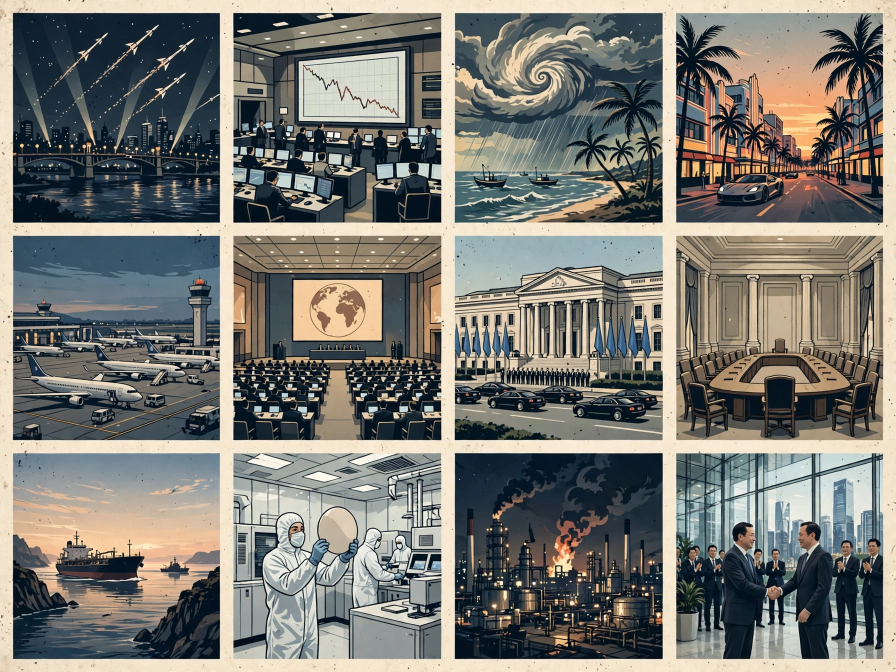
#> input picture media-generation-sprite-sheet-20261120-0-465562b6-f3c2-40d0-92fb-3ff49df4d22c.png, 1792 x 1344 px (shown at 1/2 size); its folder holds only this picture in this run
$ python build_v6.py
#> lines starting #> are read from the running program, lines starting #| are printed output that depends on the picture
#!/usr/bin/env python3
"""v6: the polish build — 39 stories of Friday 20 November 2026.
Data wave 4 refuted the density theory: inside the top band the winning
axis is execution polish at moderate density (this edition's top 15 all
carry 33-38 stories; every 53+ story page placed #59 or worse). So v6
selects the strongest 39 of the 54 verified stories, gives the three
heroes a fresh large-format triptych, enlarges every picture, and spends
the freed space on air: taller cards, bigger type, wider leading."""
from PIL import Image, ImageDraw, ImageFont
import glob, os

HERE = os.path.dirname(os.path.abspath(__file__))
S = 2
W = 1024 * S
img = Image.new("RGB", (W, W), (247, 242, 231))
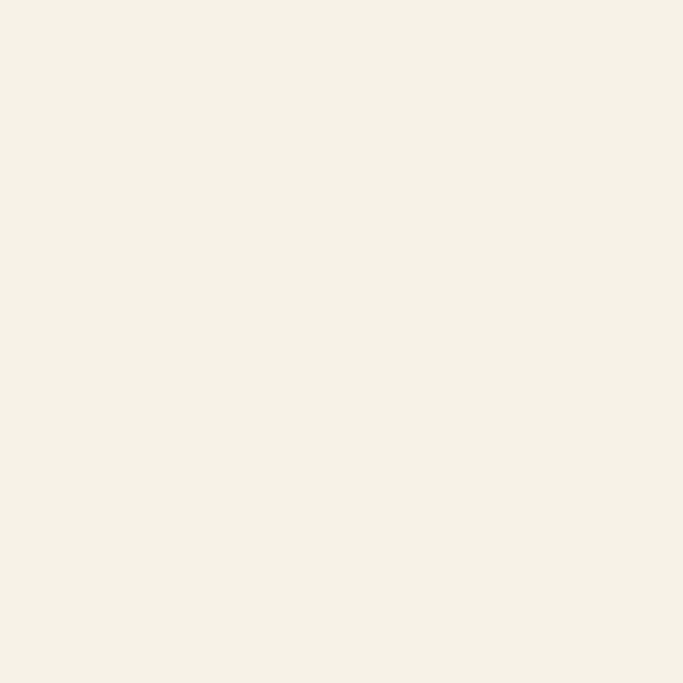
#> img: PIL image 2048x2048 RGB (shown at 1/3 size); mean R, G, B 247, 242, 231
d = ImageDraw.Draw(img)

SERIF_B = "/usr/share/fonts/truetype/dejavu/DejaVuSerif-Bold.ttf"
SANS_B = "/usr/share/fonts/truetype/liberation/LiberationSans-Bold.ttf"
SANS = "/usr/share/fonts/truetype/liberation/LiberationSans-Regular.ttf"
SANS_I = "/usr/share/fonts/truetype/liberation/LiberationSans-Italic.ttf"
INK = (20, 32, 46); RED = (179, 52, 31); GREY = (90, 84, 70)
CARD = (255, 253, 246); LINE = (205, 196, 172)
BODY = (52, 48, 40)

def F(p, px): return ImageFont.truetype(p, int(px * S))
def wrap(text, font, maxw):
    words, lines, cur = text.split(), [], ""
    for w in words:
        t = (cur + " " + w).strip()
        if d.textlength(t, font=font) <= maxw: cur = t
        else:
            if cur: lines.append(cur)
            cur = w
    if cur: lines.append(cur)
    return lines
def block(x, y, w, text, font, fill, leading):
    for ln in wrap(text, font, w):
        d.text((x, y), ln, font=font, fill=fill); y += leading
    return y

def fill(im, tw, th, ybias=0.5):
    tw, th = int(tw), int(th)
    r = max(tw / im.width, th / im.height)
    im2 = im.resize((int(im.width * r + 0.5), int(im.height * r + 0.5)), Image.LANCZOS)
    x = (im2.width - tw) // 2
    y = int((im2.height - th) * ybias)
    return im2.crop((x, y, x + tw, y + th))

# ---- tile art: the v4/v5 4x3 sprite sheet ----
sheet = Image.open(sorted(glob.glob(os.path.join(HERE, "media-generation-sprite-sheet-20261120-0-*.png")))[0]).convert("RGB")
#> sheet is the input picture: PIL image 1792x1344 RGB; mean R, G, B 122.3, 121.9, 116.2
sw, sh = sheet.size
#> sw = 1792; sh = 1344
def cell(c, r):
#> called with c = 3, r = 0
    return sheet.crop((int(sw * (c / 4 + 0.008)), int(sh * (r / 3 + 0.011)),
                       int(sw * ((c + 1) / 4 - 0.008)), int(sh * ((r + 1) / 3 - 0.011))))
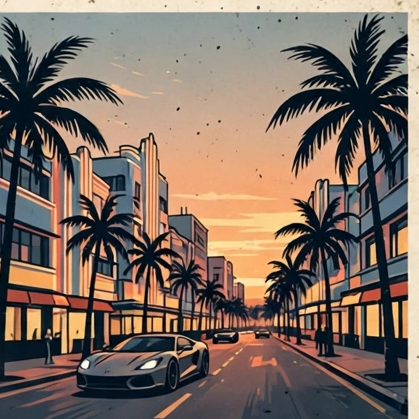
#> returned value: PIL image 419x419 RGB; mean R, G, B 125.6, 108.9, 98
ART = {
    "gta": cell(3, 0), "faa": cell(0, 1), "cop31": cell(1, 1),
    "brussels": cell(2, 1), "taipei": cell(1, 2), "smolensk": cell(2, 2),
}
#> call 2 of cell, with c = 0, r = 1
#> in cell (call 2), `return sheet.crop((int(sw * (c / 4 + 0.008)), int(sh * (r / 3 + 0.011)..`:
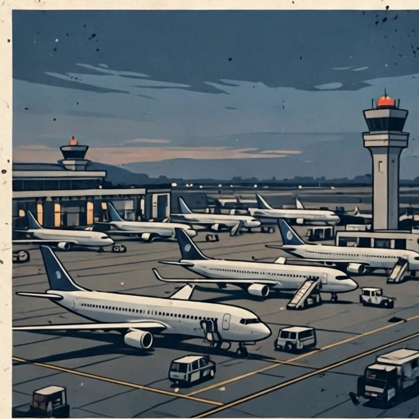
#> returned value: PIL image 419x419 RGB; mean R, G, B 92.5, 102.3, 107.4
#> call 3 of cell, with c = 1, r = 1
#> in cell (call 3), `return sheet.crop((int(sw * (c / 4 + 0.008)), int(sh * (r / 3 + 0.011)..`:
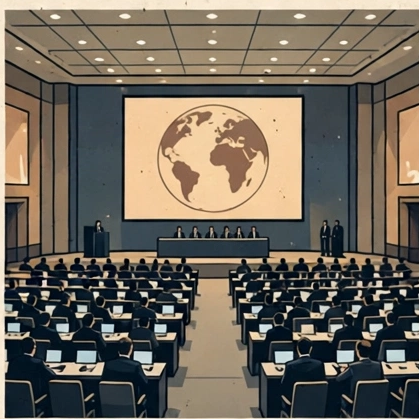
#> returned value: PIL image 419x419 RGB; mean R, G, B 111.2, 103.2, 91.2
#> call 4 of cell, with c = 2, r = 1
#> in cell (call 4), `return sheet.crop((int(sw * (c / 4 + 0.008)), int(sh * (r / 3 + 0.011)..`:
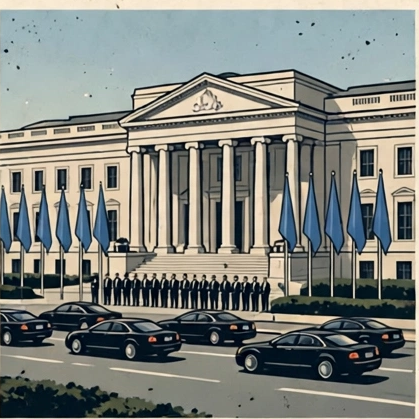
#> returned value: PIL image 419x419 RGB; mean R, G, B 127.9, 131.2, 125.5
#> in cell (call 5), `return sheet.crop((int(sw * (c / 4 + 0.008)), int(sh * (r / 3 + 0.011)..`:
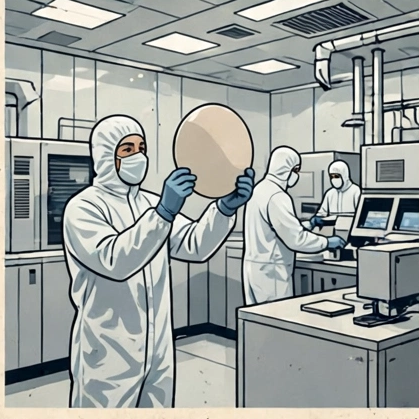
#> returned value: PIL image 419x419 RGB; mean R, G, B 155.5, 160.4, 157.2
#> in cell (call 6), `return sheet.crop((int(sw * (c / 4 + 0.008)), int(sh * (r / 3 + 0.011)..`:
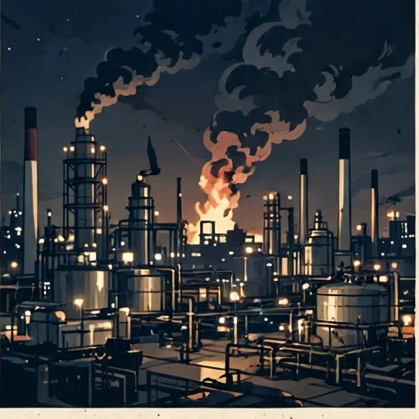
#> returned value: PIL image 419x419 RGB; mean R, G, B 55, 58.9, 62.5
# ---- hero art: fresh 3-panel triptych, one wide scene per hero ----
#> (the run stopped early here; a loop or call above may not have finished)
